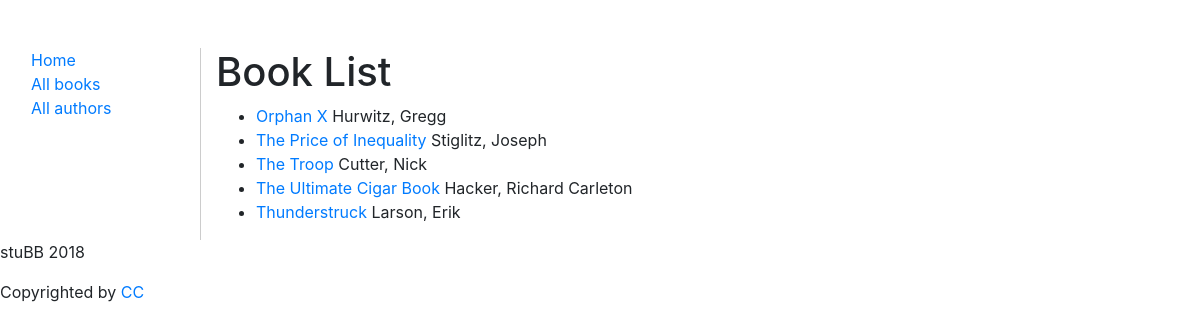
Page /catalog/books/ on the earlier database version.
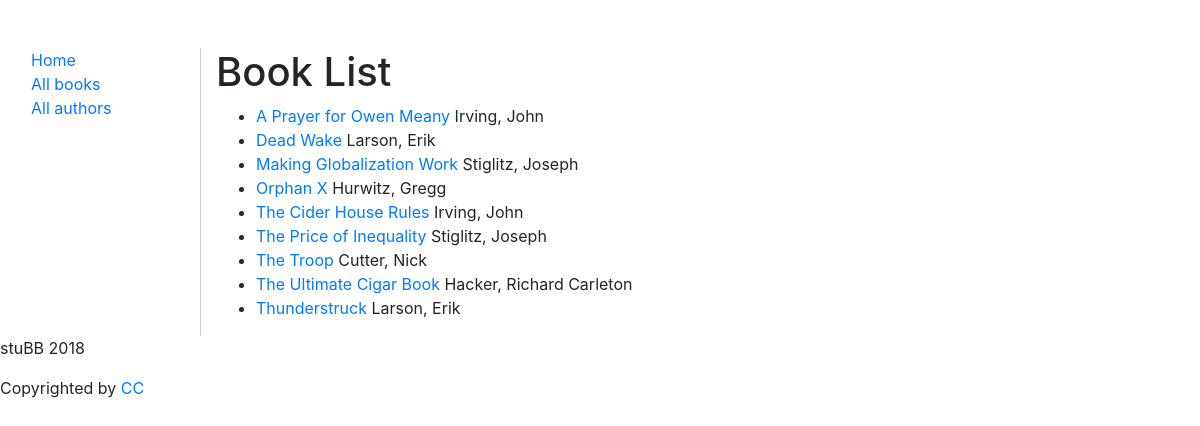
Same page on the later database version.
### catalog/models.py (models this page shows, shortened)
class Book(models.Model):
  title = models.CharField(max_length=200)
  author = models.ForeignKey('Author', on_delete=models.SET_NULL, null=True)
  summary = models.TextField(max_length=1000, help_text="Enter a brief description of the book")
  isbn = models.CharField('ISBN', max_length=13,
                          help_text='13 Character <a href="https://www.isbn-international.org/content/what-isbn">ISBN number</a>')
  genre = models.ManyToManyField(Genre, help_text="Select a genre for this book")
  subject = models.CharField(max_length=100, null=True, blank=True)
  publisher = models.CharField(max_length=250, null=True, blank=True)
  contributor = models.CharField(max_length=200, null=True, blank=True, help_text="An entity responsible for making contributions to the content of the resource.")
  date = models.DateField(null=True, blank=True,)
  type = models.CharField(max_length=60, null=True, blank=True, help_text="Genre")
  format = models.CharField(max_length=60, null=True, blank=True, help_text="Format may include the media-type or dimensions of the resource.")
  source = models.CharField(max_length=60, null=True, blank=True)
  language = models.CharField(max_length=60, null=True, blank=True)
  relation = models.CharField(max_length=60, null=True, blank=True, help_text="A reference to a related resource.")
  coverage = models.CharField(max_length=250, null=True, blank=True, help_text="Coverage will typically include spatial location (a place name or geographic coordinates), temporal period (a period label, date, or date range) or jurisdiction (such as a named administrative entity).")
  rights = models.CharField(max_length=250, null=True, blank=True, help_text="A Rights element will contain a rights management statement for the resource, or reference a service providing such information.")
  class Meta:
    ordering = ['title']
  def display_genre(self):
    """Note: Getting the genre may not be a good idea here, because
      of the "cost" of the database operation. We're showing you how because
      calling functions in your models can be very useful for other reasons —
      for example to add a Delete link next to every item in the list."""
    """Creates a string for the Genre. This is required to display genre in Admin."""
    return ', '.join([genre.name for genre in self.genre.all()[:3]])
  display_genre.short_description = 'Genre'
  def get_absolute_url(self):
    return reverse('book-detail', args=[str(self.id)])

class Author(models.Model):
  first_name = models.CharField(max_length=100)
  last_name = models.CharField(max_length=100)
  date_of_birth = models.DateField(null=True, blank=True)
  date_of_death = models.DateField('died', null=True, blank=True)
  class Meta:
    ordering = ["last_name", "first_name"]
  def __str__(self):
    return '{0}, {1}'.format(self.last_name, self.first_name)

### catalog/views.py (the view)
# urls.py: path('books/', views.BookListView.as_view(), name='books'),
class BookListView(generic.ListView):
  model = Book
  template_name = 'catalog/book_list.html'

### catalog/templates/catalog/book_list.html (shortened to what this page needs)
{% extends 'catalog/base.html' %}
{% block content %}
    <h1>Book List</h1>
    {% if book_list %}
    <ul>
        {% for book in book_list %}
            <li><a href="{{ book.get_absolute_url }}">{{ book.title }}</a> {{ book.author }} </li>
        {% endfor %}
    </ul>
    {% else %}
        <p>There are no books currently available at this time.</p>
    {% endif %}
{% endblock %}

### catalog/templates/catalog/base.html (shortened to what this page needs)
<!DOCTYPE html>
<html lang="en">
  <head>
    {% load staticfiles %}
    {% block head %}
    <link rel="stylesheet" href="{% static 'styles/catalog.css' %}" />
    <link rel="stylesheet" href="https://stackpath.bootstrapcdn.com/bootstrap/4.1.3/css/bootstrap.min.css">
    {% endblock %}
  </head>
  <body>
    <div class="container-fluid">
    <div class="row">
      <div class="col-sm-2">
      {% block sidebar %}
        <ul class="sidebar-nav">
          <li><a href="{% url 'index' %}">Home</a></li>
          <li><a href="{% url 'books' %}">All books</a></li>
          <li><a href="">All authors</a></li>
        </ul>
     {% endblock %}
      </div>
      <div class="col-sm-10 content">{% block content %}{% endblock %}</div>
    </div>
  </div>
  <footer class="basic-footer">
      <p> stuBB 2018</p>
      <p>Copyrighted by <a href="https://creativecommons.org/licenses/by/3.0/">CC</a></p>
  </footer>
  </body>
</html>

### catalog/static/styles/catalog.css (style rules this page uses)
.sidebar-nav { margin-top: 3em; list-style: none; margin-left: -1.5em; }
.content { margin-top: 3em; border-left: 1px solid #ccc; }

Differences in the rows shown:
added Book: title "A Prayer for Owen Meany", author "Irving, John"
added Book: title "Dead Wake", author "Larson, Erik"
added Book: title "Making Globalization Work", author "Stiglitz, Joseph"
added Book: title "The Cider House Rules", author "Irving, John"
